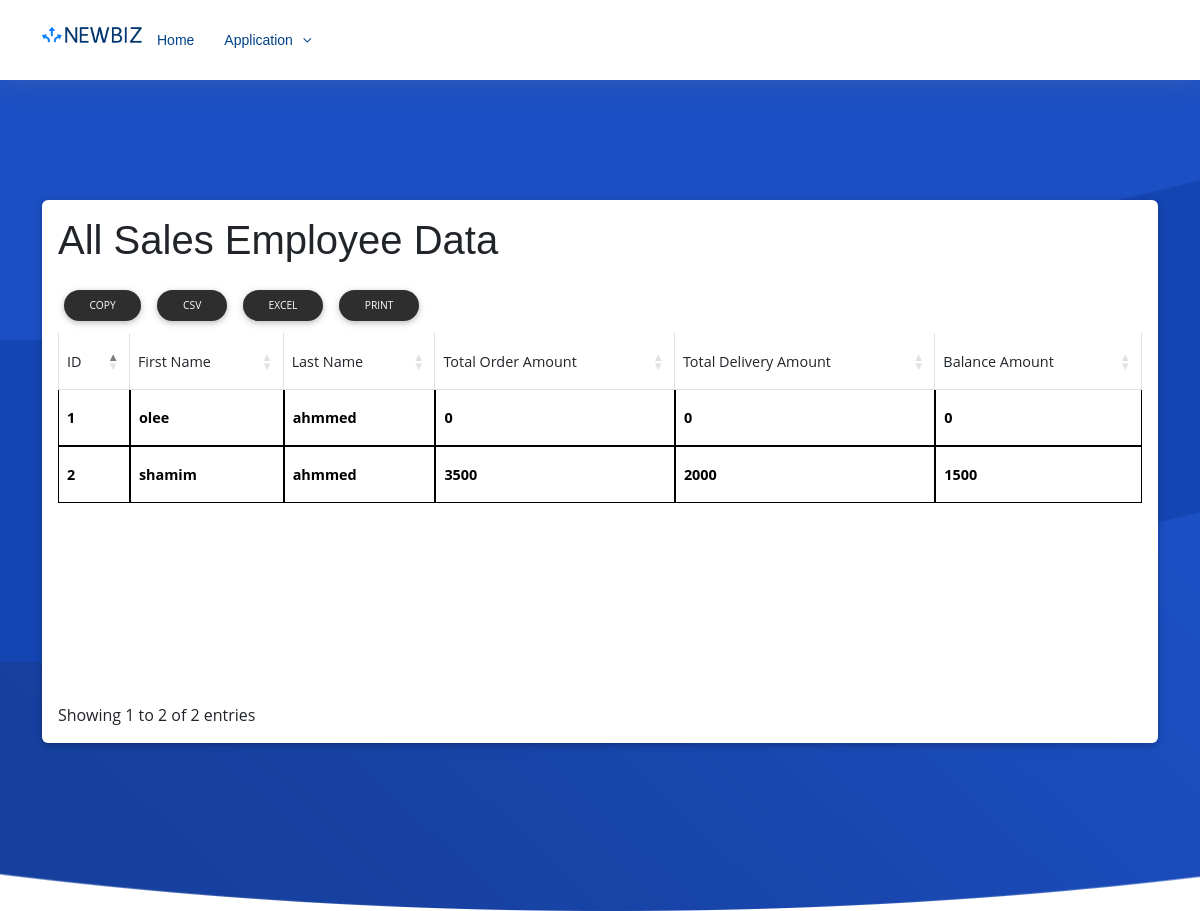
The app's page /report/Marketing/all_sales_employee_data/ with its own data.
### Sales/models.py (models this page shows, shortened)
class SalesEmployee(models.Model):
    first_name = models.CharField(max_length=100)
    last_name = models.CharField(max_length=100)
    email = models.EmailField(unique=True)
    phone_number = models.CharField(max_length=15)
    hire_date = models.DateField()
    active = models.BooleanField(default=False)  # New field for active status

### Report/salesemployeeviews.py (the view)
# urls.py: path('Marketing/all_sales_employee_data/', salesemployeeviews.all_sales_employee_data, name='all_sales_employee_data'),
def all_sales_employee_data(request):
    sales_employees = SalesEmployee.objects.all()
    for sales_employee in sales_employees:
        sales_employee.total_order_amount = SalesOrderInfo.objects.filter(sales_employee=sales_employee).aggregate(total_amount=Sum('totalAmount'))['total_amount'] or 0
        sales_employee.total_delivery_amount = DeliveryInfo.objects.filter(sales_employee=sales_employee).aggregate(total_amount=Sum('totalAmount'))['total_amount'] or 0
        sales_employee.balance_amount = sales_employee.total_order_amount - sales_employee.total_delivery_amount
    return render(request, 'salesEmployee/all_sales_employee_data.html', {'sales_employees': sales_employees})

### Report/templates/salesEmployee/all_sales_employee_data.html
{% extends 'basereport.html' %}
{% load static %}
{% block content %}
<section class="section card mb-5">
    <div class="card-body">
    <h1>All Sales Employee Data</h1>
    <table  id="itemsTable" class="table table-bordered">
        <thead>
            <tr>
                <th>ID</th>
                <th>First Name</th>
                <th>Last Name</th>
                <th>Total Order Amount</th>
                <th>Total Delivery Amount</th>
                <th>Balance Amount</th>
            </tr>
        </thead>
        <tbody>
            {% for sales_employee in sales_employees %}
                <tr>
                    <td>{{ sales_employee.id }}</td>
                    <td>{{ sales_employee.first_name }}</td>
                    <td>{{ sales_employee.last_name }}</td>
                    <td>{{ sales_employee.total_order_amount }}</td>
                    <td>{{ sales_employee.total_delivery_amount }}</td>
                    <td>{{ sales_employee.balance_amount }}</td>
                </tr>
            {% endfor %}
        </tbody>
    </table>
{% endblock %}

### static/assets/css/style.css (style rules this page uses)
body { background: #fff; color: #444; font-family: "Open Sans", sans-serif; }
h1, h2, h3, h4, h5, h6 { font-family: "Montserrat", sans-serif; font-weight: 400; margin: 0 0 20px 0; padding: 0; }
section { overflow: hidden; }

### templates/basereport.html (style rules this page uses)
table.table-bordered .dataTable th, table.table-bordered.dataTable td { color: black !important; font-weight: bold; border:1px solid black; }

### records on screen
SalesEmployee: id "1", first_name "olee", last_name "ahmmed", total_order_amount "0", total_delivery_amount "0", balance_amount "0"
SalesEmployee: id "2", first_name "shamim", last_name "ahmmed", total_order_amount "3500", total_delivery_amount "2000", balance_amount "1500"
